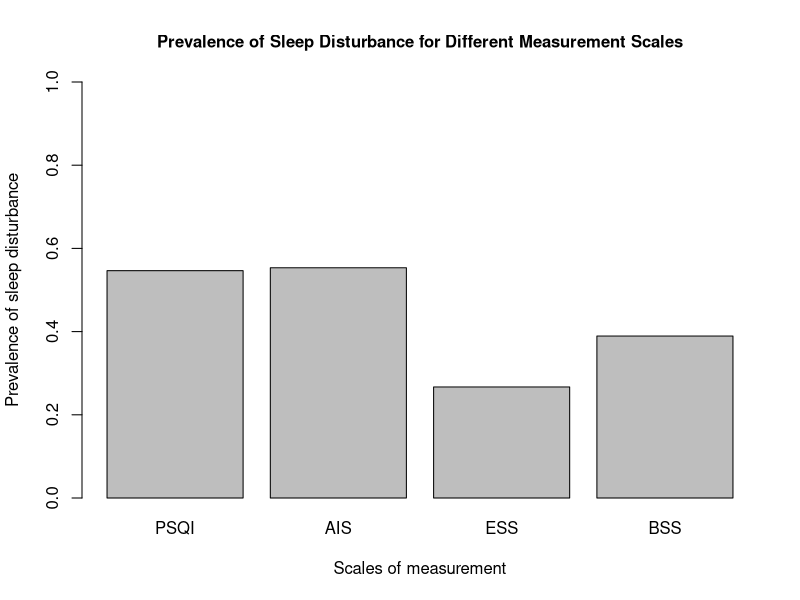
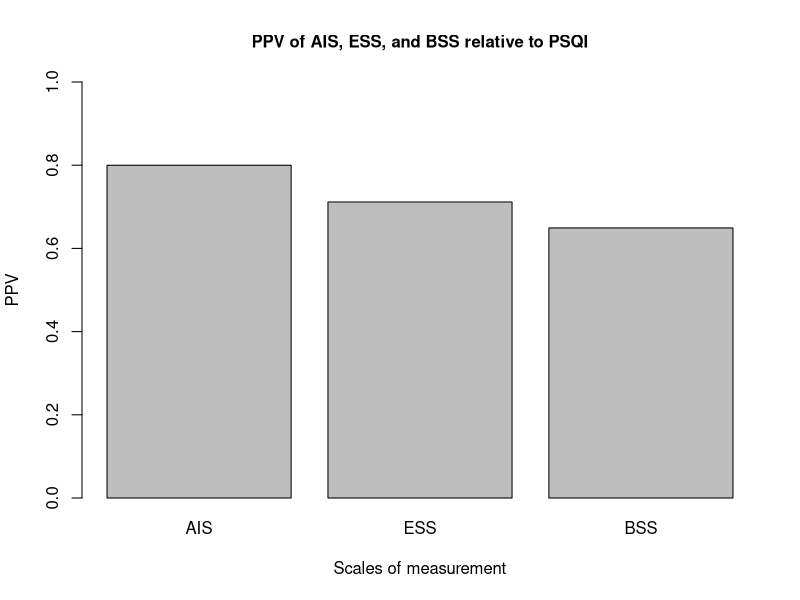
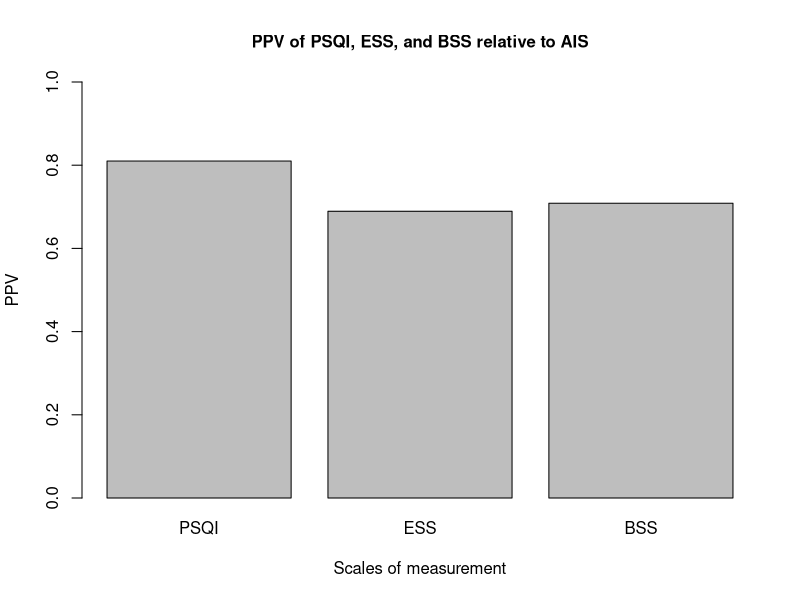
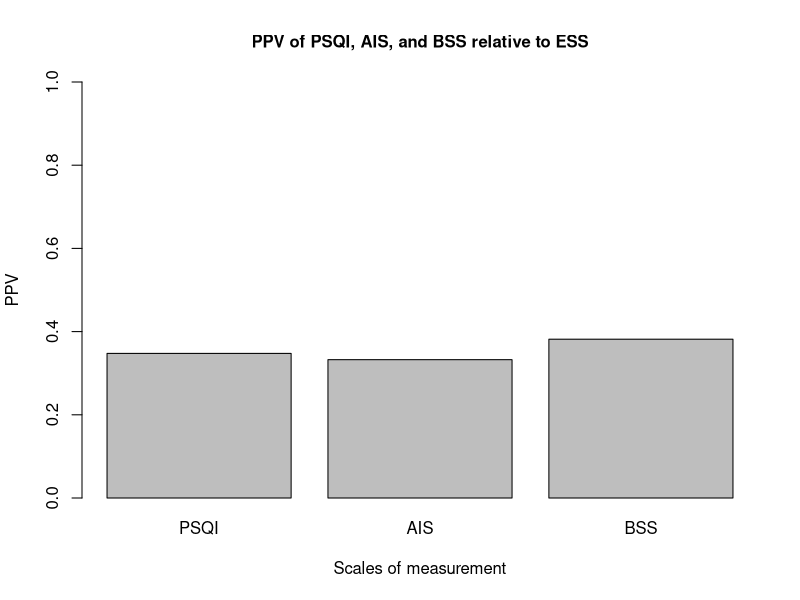
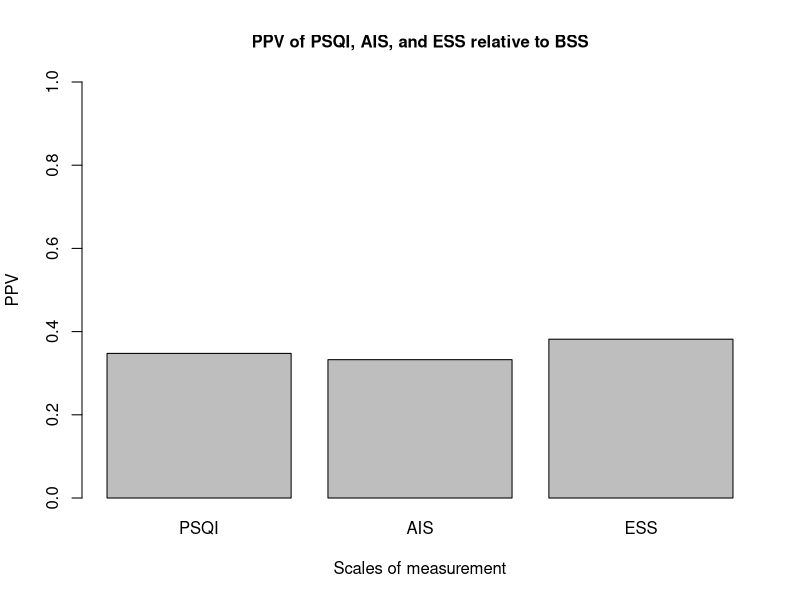

Generate these figures, in order, with R:
# plots

### Barplot: Prevalence of sleep disturbance for different scales ###
prev <- c(0.5464481, 0.5534351, 0.2669323, 0.389313)
barplot(prev, main="Prevalence of Sleep Disturbance for Different Measurement Scales",
        cex.main = 1,
        xlab = "Scales of measurement",
        ylab = "Prevalence of sleep disturbance",
        ylim = c(0.0, 1.0),
        names.arg = c("PSQI", "AIS", "ESS", "BSS"))


### Barplots: PPVs comparing different scales ###
plot.new()

ppv_PSQI <- c(0.7998, 0.7116, 0.6492)
barplot(ppv_PSQI, main="PPV of AIS, ESS, and BSS relative to PSQI",
     cex.main = 1,
     xlab = "Scales of measurement",
     ylab = "PPV",
     ylim = c(0.0, 1.0),
     names.arg = c("AIS", "ESS", "BSS"))

ppv_AIS <- c(0.8100, 0.6893, 0.7086)
barplot(ppv_AIS, main="PPV of PSQI, ESS, and BSS relative to AIS",
        cex.main = 1,
        xlab = "Scales of measurement",
        ylab = "PPV",
        ylim = c(0.0, 1.0),
        names.arg = c("PSQI", "ESS", "BSS"))

ppv_ESS <- c(0.3476, 0.3325, 0.3817)
barplot(ppv_ESS, main="PPV of PSQI, AIS, and BSS relative to ESS",
        cex.main = 1,
        xlab = "Scales of measurement",
        ylab = "PPV",
        ylim = c(0.0, 1.0),
        names.arg = c("PSQI", "AIS", "BSS"))

ppv_BSS <- c(0.4625, 0.4985, 0.5567)
barplot(ppv_ESS, main="PPV of PSQI, AIS, and ESS relative to BSS",
        cex.main = 1,
        xlab = "Scales of measurement",
        ylab = "PPV",
        ylim = c(0.0, 1.0),
        names.arg = c("PSQI", "AIS", "ESS"))

dev.off()

